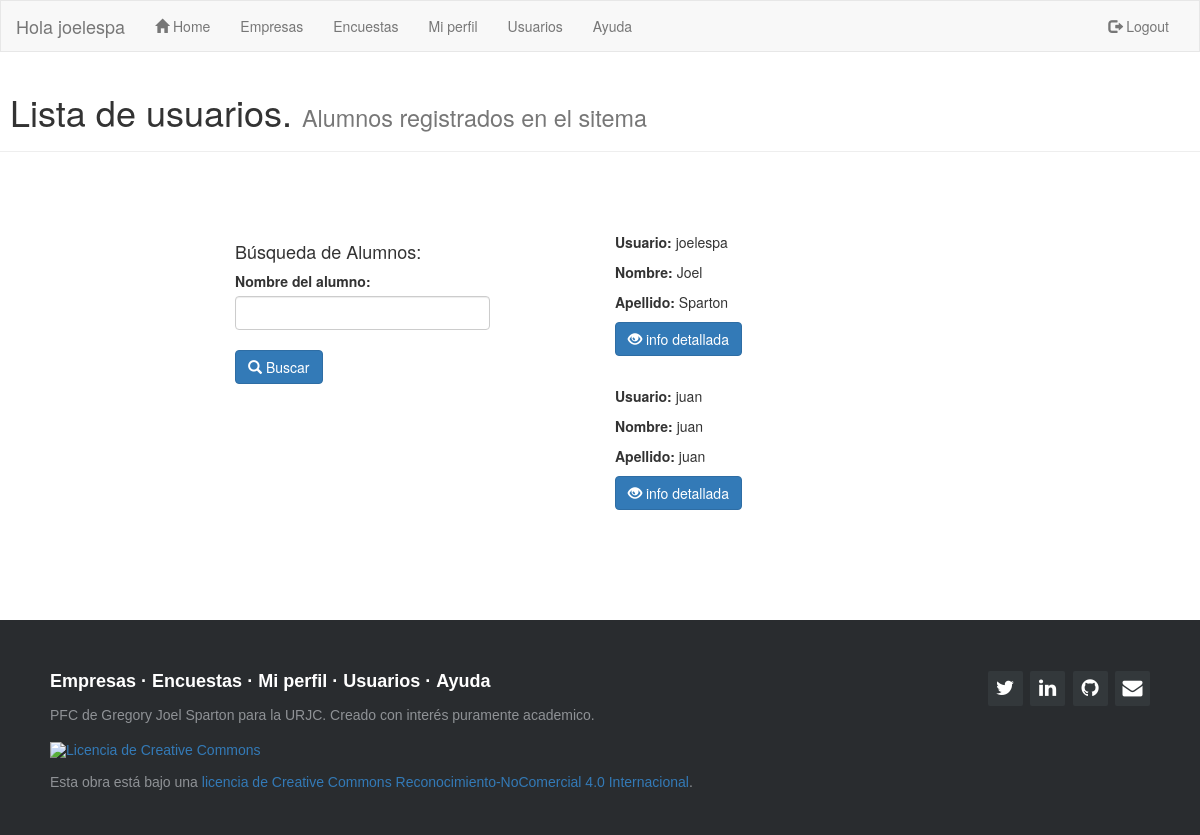
The page /usuarios/ (signed in) on the database as committed earlier.
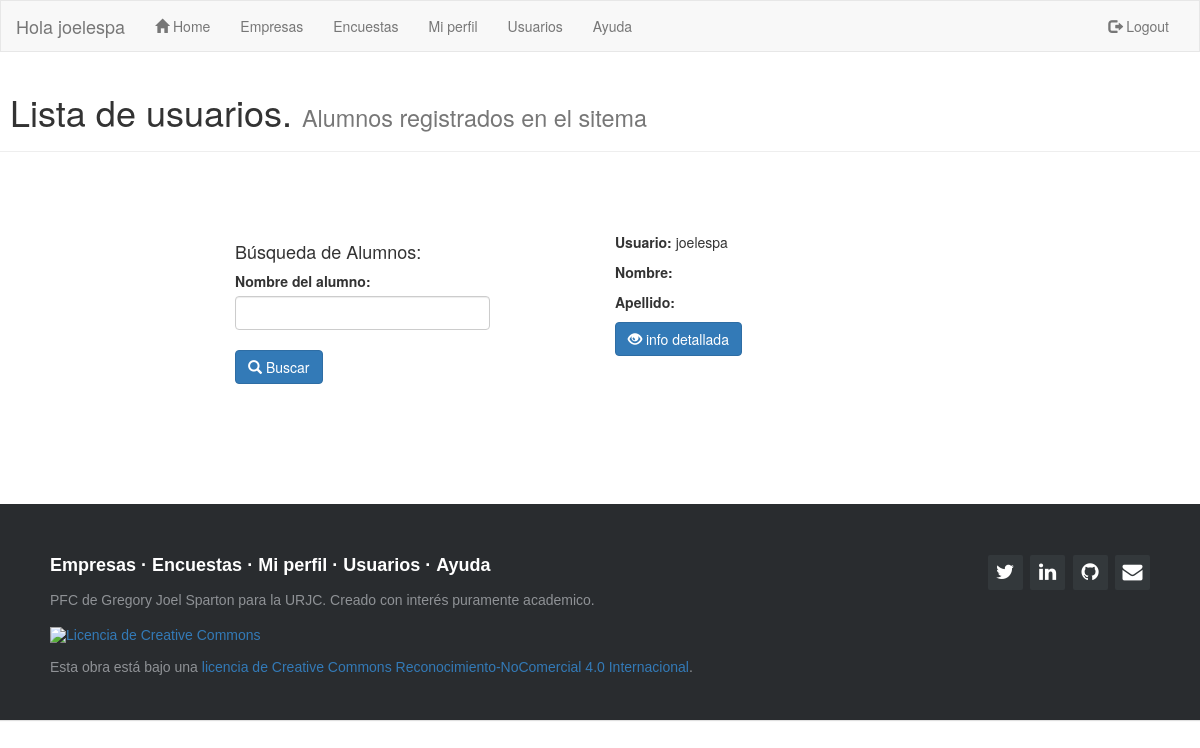
The same page on the database as committed later.
### sopa/models.py (models this page shows)
class usuarios(AbstractUser):
    id_grado = models.IntegerField(null=True,blank=True,default='0')

### sopa/views.py (the view)
# urls.py: url(r'^usuarios/$', views.lista_usuarios, name='lista_usuarios'),
@login_required
def lista_usuarios(request):
    usuario = usuarios.objects.all()
    return render(request, 'sopa/lista_alumnos.html', {'titulo': 'SOPA lista usuarios' ,'alumnos' : usuario})

### sopa/templates/sopa/lista_alumnos.html (shortened to what this page needs)
{% extends "sopa/index.html" %}
{% block content %}
<div class="page-header">
  <h1>&nbsp;Lista de usuarios. <small>Alumnos registrados en el sitema</small></h1>
</div>
<div class="container">
    <br />
    <br />
    <br />
    <div class="col-md-3 col-md-offset-2">
      <h4> Búsqueda de Alumnos: </h4>
        <form action="/usuarios/buscar/" method="POST">
        <label for= "e">Nombre del alumno:</label>
        <input id="e" type="text" class="form-control" name = "e" ><br>
        <button type="submit" class="btn btn-primary" value="Buscar"><span class="glyphicon glyphicon-search" aria-hidden="true"></span> Buscar</button>
        </form>
   <br>
   <br>
 </div>
<div class ="col-md-5 col-md-offset-1">
{% for alumno in alumnos %}
  <p><b> Usuario:</b> {{alumno.username}} </p>
  <p><b> Nombre:</b> {{alumno.first_name}} </p>
  <p><b> Apellido:</b> {{alumno.last_name}} </p>
  <p><a href= '/usuarios/{{alumno.username}}' class="btn btn-primary" role="button">
    <span class="glyphicon glyphicon-eye-open" aria-hidden="true"></span>    info detallada</a></span></p>
  <br>
{% endfor %}
</div>
</div>
{% endblock content %}

### sopa/templates/sopa/index.html (shortened to what this page needs)
{% load staticfiles %}
<!DOCTYPE html>
<html lang="en">
<head>
  <link rel="stylesheet" href="https://maxcdn.bootstrapcdn.com/bootstrap/3.3.7/css/bootstrap.min.css">
  <link rel="stylesheet" href="{% static 'css/sopa.css' %}">
  <link href="//maxcdn.bootstrapcdn.com/font-awesome/4.1.0/css/font-awesome.min.css" rel="stylesheet">
</head>
  <nav class="navbar navbar-default">
    <div class="container-fluid">
      <div class="navbar-header">
        <a class="navbar-brand" >Hola {{ user.username }}</a>
      </div>
      <div class="collapse navbar-collapse" id="myNavbar">
        <ul class="nav navbar-nav">
          <li><a href="/"><span class="glyphicon glyphicon-home" aria-hidden="true"></span> Home</a></li>
          <li><a title="Empresas" href="/empresas">Empresas</a></li>
          <li><a title="Encuestas" href="/encuesta">Encuestas</a></li>
          <li><a title="Mi perfil" href="/usuarios/miperfil">Mi perfil</a></li>
          <li><a title="Usuarios" href="/usuarios">Usuarios</a></li>
          <li><a title="Ayuda" href="/ayuda">Ayuda</a></li>
        </ul>
        <ul class="nav navbar-nav navbar-right">
          {% if user.is_authenticated %}
          <li><a href="/logout"><span class="glyphicon glyphicon-log-out"></span> Logout</a></li>
          {% endif %}
        </ul>
      </div>
  </div>
</nav>
<body>
{% block content %}
{% endblock content %}
</body>
<footer class="footer-distributed">
  <div class="footer-right">
    <a href="https://twitter.com/joelespa"><i class="fa fa-twitter"></i></a>
    <a href="https://www.linkedin.com/in/joel-sparton-05886665/"><i class="fa fa-linkedin"></i></a>
    <a href="https://github.com/joelespa"><i class="fa fa-github"></i></a>
    <a href="mailto:joelespa@hotmail.com"><i class="fa fa-envelope" aria-hidden="true"></i>
  </div>
  <div class="footer-left">
    <p class="footer-links">
      <a href="/empresas">Empresas</a>
      ·
      <a href="/encuesta">Encuestas</a>
      ·
      <a href="/usuarios/miperfil">Mi perfil</a>
      ·
      <a href="/usuarios">Usuarios</a>
      ·
      <a href="/ayuda">Ayuda</a>
    </p>
    <p>PFC de Gregory Joel Sparton para la URJC. Creado con interés puramente academico.</p><br>
    <p><a rel="license" href="http://creativecommons.org/licenses/by-nc/4.0/"><img alt="Licencia de Creative Commons" style="border-width:0" src="https://i.creativecommons.org/l/by-nc/4.0/88x31.png" /></a><br><br>Esta obra está bajo una <a rel="license" href="http://creativecommons.org/licenses/by-nc/4.0/">licencia de Creative Commons Reconocimiento-NoComercial 4.0 Internacional</a>.</p>
  </div>
</footer>

Rows that differ between the two databases and show on the page:
removed usuarios: username "juan", first_name "juan", last_name "juan"
changed usuarios "joelespa": first_name "Joel" → (not shown); last_name "Sparton" → (not shown)
